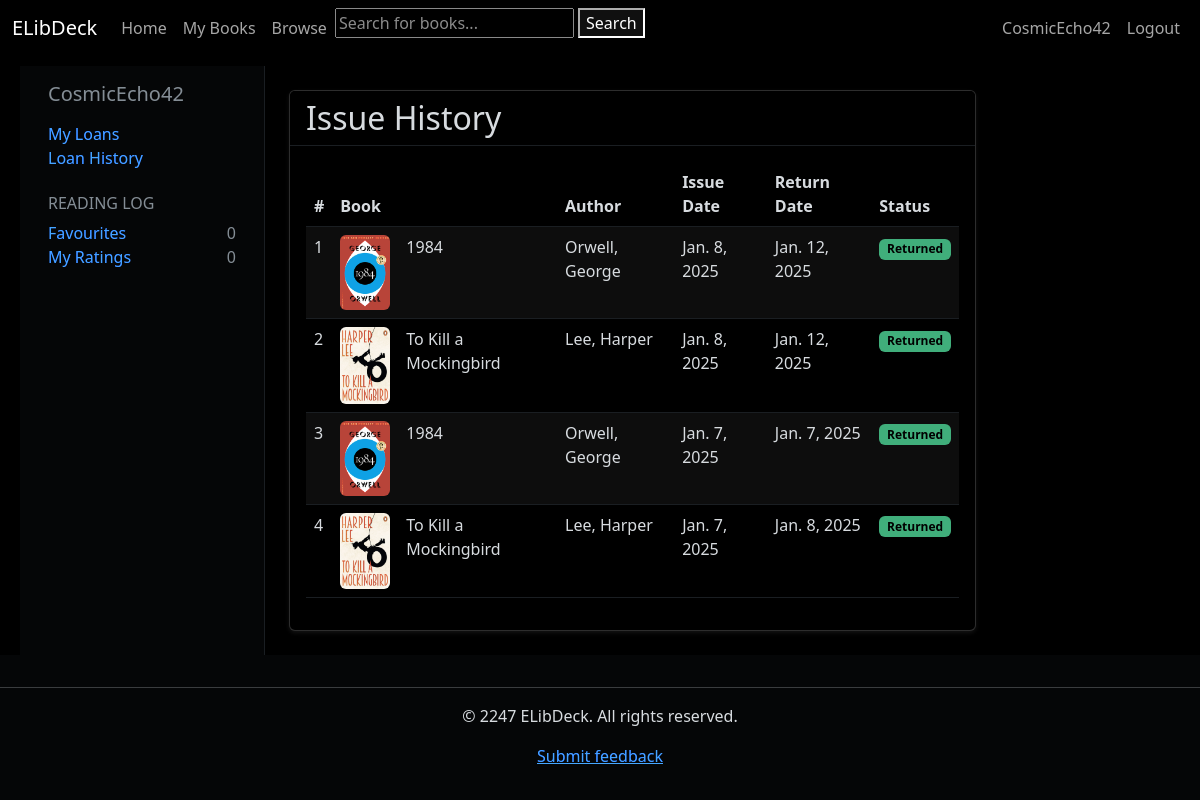
Screenshot of /profile/history (signed in) with the database file from the repository.
### users/models.py (models this page shows, shortened)
class User(AbstractUser):
    is_librarian = models.BooleanField(default=False)
    psrn = models.CharField(
        max_length=255, default=uuid4, primary_key=True, editable=False, unique=True)
    room = models.CharField(max_length=10, default="No hostel.")

### books_catalog/models.py (models this page shows, shortened)
class BorrowingHistory(models.Model):
    user = models.ForeignKey(settings.AUTH_USER_MODEL, on_delete=models.CASCADE)
    bookinst = models.ForeignKey(BookInstance, on_delete=models.CASCADE, null=True, blank=True)
    borrowed_date = models.DateField(default=timezone.now)
    return_date = models.DateField(null=True, blank=True)
    @property
    def is_returned(self):
        return self.return_date is not None

class BookInstance(models.Model):
    id = models.UUIDField(primary_key=True, default=uuid.uuid4,
                          help_text="Unique ID for this particular book across whole library")
    book = models.ForeignKey('Book', on_delete=models.RESTRICT, null=True)
    imprint = models.CharField(max_length=200, blank=True, null=True)
    due_date = models.DateField(null=True, blank=True)
    borrower = models.ForeignKey(settings.AUTH_USER_MODEL, on_delete=models.SET_NULL, null=True, blank=True)
    LOAN_STATUS = (
        ('o', 'On loan'),
        ('a', 'Available'),
        ('r', 'Reserved'),
    )
    total_late_fee = models.DecimalField(max_digits=5, decimal_places=2, default=0.00)
    status = models.CharField(
        max_length=1,
        choices=LOAN_STATUS,
        blank=True,
        default='m',
        help_text='Book availability',
    )
    class Meta:
        ordering = ['due_date']
        permissions = (("can_mark_returned", "Set book as returned"),)

class Book(models.Model):
    title = models.CharField(max_length=255, blank=True, null=True, help_text='Title of book')
    author = models.ForeignKey('Author', on_delete=models.RESTRICT, null=True)
    summary = models.TextField(max_length=1000, help_text="Enter a brief description of the book.", blank=True,
                               null=True)
    isbn = models.CharField('ISBN', max_length=13, unique=True, help_text='13 character ISBN', blank=True, null=True)
    genre = models.ManyToManyField(Genre, help_text='Select a genre for this book.')
    cover_image = models.ImageField(upload_to='covers', blank=True, null=True)
    publication_date = models.IntegerField(blank=True, null=True, help_text='Year of publication')
    borrowers = models.ManyToManyField(settings.AUTH_USER_MODEL, blank=True, related_name="borrowed_books")
    class Meta:
        ordering = ['title', '-publication_date']

class Author(models.Model):
    first_name = models.CharField(max_length=100)
    last_name = models.CharField(max_length=100)
    date_of_birth = models.DateField(null=True, blank=True)
    date_of_death = models.DateField('Died', null=True, blank=True)
    class Meta:
        ordering = ['last_name', 'first_name']
    def __str__(self):
        return f'{self.last_name}, {self.first_name}'

### books_catalog/views.py (the view)
# urls.py: path('profile/history', views.issue_history, name='issue-history'),
@login_required
def issue_history(request):
    borrows = BorrowingHistory.objects.filter(user=request.user).order_by('-borrowed_date')
    return render(request, 'books_catalog/issue_history.html', {'borrows': borrows})

### books_catalog/templates/books_catalog/issue_history.html
{% extends 'generic.html' %}
{% block content %}
    <div class="container-fluid">
        <div class="row">
            <div class="col-md-3 bg-light border-end">
                <div class="p-3">
                    <h5 class="text-secondary mb-3">{{ user.username }}</h5>
                    <div class="mb-4">
                        <div><a href="{% url 'books_catalog:profile-books' %}"
                                class="text-decoration-none text-primary">My Loans</a></div>
                        <div><a href="{% url 'books_catalog:issue-history' %}" class="text-decoration-none text-primary">Loan History</a></div>
                    </div>
                    <div class="mb-4">
                        <h6 class="text-secondary">READING LOG</h6>
                        <div class="d-flex justify-content-between">
                            <a href="#" class="text-decoration-none text-primary">Favourites</a>
                            <span class="text-secondary">0</span>
                        </div>
                        <div class="d-flex justify-content-between">
                            <a href="#" class="text-decoration-none text-primary">My Ratings</a>
                            <span class="text-secondary">0</span>
                        </div>
                    </div>
                </div>
            </div>
            <div class="col-md-9 p-4">
                <div class="card shadow-sm">
                    <div class="card-header border-bottom d-flex justify-content-between align-items-center bg-white">
                        <h2 class="mb-0">Issue History</h2>
                    </div>
                    <div class="card-body">
                        <div class="table-responsive">
                            <table class="table table-striped table-hover">
                                <thead>
                                <tr>
                                    <th>#</th>
                                    <th>Book</th>
                                    <th></th>
                                    <th>Author</th>
                                    <th>Issue Date</th>
                                    <th>Return Date</th>
                                    <th>Status</th>
                                </tr>
                                </thead>
                                <tbody>
                                {% for borrow in borrows %}
                                    <tr>
                                        <td>{{ forloop.counter }}</td>
                                        <td>{% if borrow.bookinst.book.cover_image %}
                                            <img src="{{ borrow.bookinst.book.cover_image.url }}"
                                                 alt="{{ borrow.bookinst.book.title }}"
                                                 class="img-fluid rounded"
                                                 style="max-width: 50px;">
                                        {% else %}
                                            <div class="bg-light d-flex align-items-center justify-content-center mb-2"
                                                 style="max-width: 50px;">
                                                <span class="text-muted">No Cover</span>
                                            </div>
                                        {% endif %}
                                        </td>
                                        <td>{{ borrow.bookinst.book.title }}</td>
                                        <td>{{ borrow.bookinst.book.author }}</td>
                                        <td>{{ borrow.borrowed_date }}</td>
                                        <td>
                                            {% if borrow.return_date %}
                                                {{ borrow.return_date }}
                                            {% else %}
                                                <span class="text-warning">Not returned</span>
                                            {% endif %}
                                        </td>
                                        <td>
                                            {% if borrow.is_returned %}
                                                <span class="badge bg-success">Returned</span>
                                            {% else %}
                                                <span class="badge bg-danger">Issued</span>
                                            {% endif %}
                                        </td>
                                    </tr>
                                {% endfor %}
                                </tbody>
                            </table>
                        </div>
                    </div>
                </div>
            </div>
        </div>
    </div>
{% endblock %}

### templates/generic.html (shortened to what this page needs)
<!DOCTYPE html>
<html lang="en">
<head>
    <link href="https://cdn.jsdelivr.net/npm/bootstrap@5.3.0-alpha1/dist/css/bootstrap.min.css"
          rel="stylesheet"/>
    <link rel="stylesheet" href="https://cdn.jsdelivr.net/npm/bootstrap-icons@1.7.2/font/bootstrap-icons.css">
</head>
<body class="d-flex flex-column min-vh-100">
<nav class="navbar navbar-expand-sm">
    <div class="container-fluid">
        <a class="navbar-brand" href="{% url 'books_catalog:landing-page' %}">ELibDeck</a>
        <div class="collapse navbar-collapse" id="navbarNav">
            <ul class="navbar-nav">
                <li class="nav-item">
                    <a class="nav-link" href="{% url 'books_catalog:landing-page' %}">Home</a>
                </li>
                <li class="nav-item">
                    {% if user.is_authenticated %}
                        {% if not perms.books_catalog.can_mark_returned %}
                            <a class="nav-link" href="{% url 'books_catalog:profile-books' %}">My Books</a>
                        {% else %}
                            <a class="nav-link" href="{% url 'books_catalog:all-borrowed-books' %}">Borrowed Books</a>
                        {% endif %}
                    {% endif %}
                </li>
                <li class="nav-item">
                    <a class="nav-link" href="{% url 'books_catalog:books' %}">Browse</a>
                </li>
                <li class="nav-item">
                    <form method="get" action="{% url 'books_catalog:search' %}">
                        <input type="text" name="q" placeholder="Search for books..." value="{{ query }}">
                        <button type="submit">Search</button>
                    </form>
                </li>
            </ul>
            <ul class="navbar-nav ms-auto">
                {% if user.is_authenticated %}
                    <li class="nav-item"><a class="nav-link"
                                            href="{% url 'users:profile-page' %}">{{ user.get_username }}</a></li>
                    <li class="nav-item">
                        <a class="nav-link" href="{% url 'account_logout' %}">Logout</a>
                    </li>
                {% endif %}
            </ul>
        </div>
    </div>
</nav>
<div class="col-sm-10">
    <div style="margin-left:20px;margin-top:10px">
        {% block content %}
        {% endblock %}
    </div>
</div>
</body>
<footer class="bg-light text-center py-3 mt-auto">
    <hr>
    <p>&copy; 2247 ELibDeck. All rights reserved.</p>
    <p><a href="{% url 'books_catalog:submit-portal-feedback' %}">Submit feedback</a></p>
</footer>
</html>

### templates/generic.html (style rules this page uses)
html { filter: invert(1) hue-rotate(180deg); }
img, video { filter: invert(1) hue-rotate(180deg); }

### rows the page displays
User: get_username "CosmicEcho42", username "CosmicEcho42"
BorrowingHistory: bookinst.book.cover_image (picture), bookinst.book "1984", bookinst.book.author "Orwell, George", borrowed_date "Jan. 8, 2025", return_date "Jan. 12, 2025", shows "Returned"
BorrowingHistory: bookinst.book.cover_image (picture), bookinst.book "To Kill a Mockingbird", bookinst.book.author "Lee, Harper", borrowed_date "Jan. 8, 2025", return_date "Jan. 12, 2025", shows "Returned"
BorrowingHistory: bookinst.book.cover_image (picture), bookinst.book "1984", bookinst.book.author "Orwell, George", borrowed_date "Jan. 7, 2025", return_date "Jan. 7, 2025", shows "Returned"
BorrowingHistory: bookinst.book.cover_image (picture), bookinst.book "To Kill a Mockingbird", bookinst.book.author "Lee, Harper", borrowed_date "Jan. 7, 2025", return_date "Jan. 8, 2025", shows "Returned"
